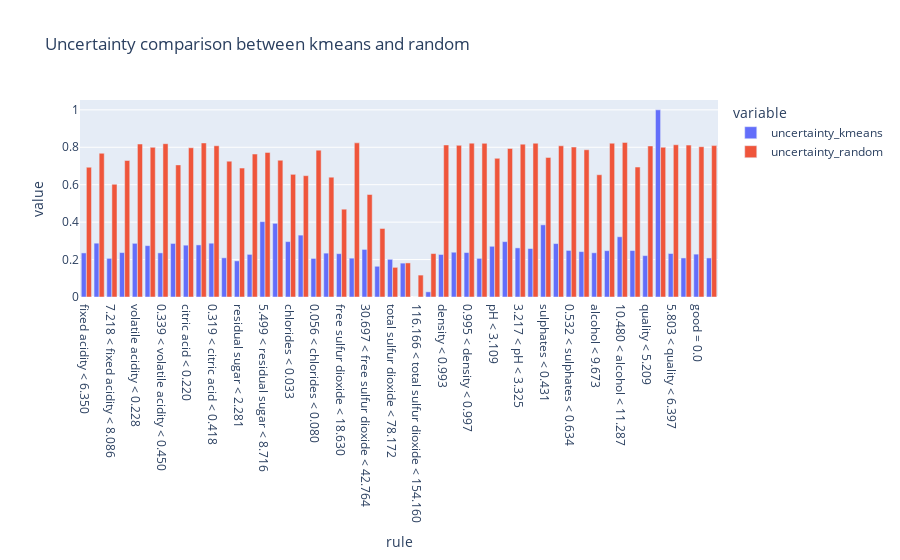

Notebook source saved alongside this figure:
### Code cell
px.bar(merged, x='rule', y=['uncertainty_kmeans', 'uncertainty_random'], 
       title='Uncertainty comparison between kmeans and random', # put bars next to each other
         barmode='group')

### Figure 1 — Plotly figure (JSON) as saved in the notebook; plotly's stock layout.template omitted (floating-point values rounded to 4 significant figures)
{"data": [{"alignmentgroup": "True", "hovertemplate": "variable=uncertainty_kmeans<br>rule=%{x}<br>value=%{y}<extra></extra>", "legendgroup": "uncertainty_kmeans", "marker": {"color": "#636efa", "pattern": {"shape": ""}}, "name": "uncertainty_kmeans", "offsetgroup": "uncertainty_kmeans", "orientation": "v", "showlegend": true, "textposition": "auto", "type": "bar", "x": ["fixed acidity < 6.350", "6.350 < fixed acidity < 7.218", "7.218 < fixed acidity < 8.086", "fixed acidity > 8.086", "volatile acidity < 0.228", "0.228 < volatile acidity < 0.339", "0.339 < volatile acidity < 0.450", "volatile acidity > 0.450", "citric acid < 0.220", "0.220 < citric acid < 0.319", "0.319 < citric acid < 0.418", "citric acid > 0.418", "residual sugar < 2.281", "2.281 < residual sugar < 5.499", "5.499 < residual sugar < 8.716", "residual sugar > 8.716", "chlorides < 0.033", "0.033 < chlorides < 0.056", "0.056 < chlorides < 0.080", "chlorides > 0.080", "free sulfur dioxide < 18.630", "18.630 < free sulfur dioxide < 30.697", "30.697 < free sulfur dioxide < 42.764", "free sulfur dioxide > 42.764", "total sulfur dioxide < 78.172", "78.172 < total sulfur dioxide < 116.166", "116.166 < total sulfur dioxide < 154.160", "total sulfur dioxide > 154.160", "density < 0.993", "0.993 < density < 0.995", "0.995 < density < 0.997", "density > 0.997", "pH < 3.109", "3.109 < pH < 3.217", "3.217 < pH < 3.325", "pH > 3.325", "sulphates < 0.431", "0.431 < sulphates < 0.532", "0.532 < sulphates < 0.634", "sulphates > 0.634", "alcohol < 9.673", "9.673 < alcohol < 10.480", "10.480 < alcohol < 11.287", "alcohol > 11.287", "quality < 5.209", "5.209 < quality < 5.803", "5.803 < quality < 6.397", "quality > 6.397", "good = 0.0", "good = 1.0"], "xaxis": "x", "y": [0.2355, 0.2876, 0.2065, 0.2374, 0.2868, 0.2744, 0.2357, 0.2862, 0.2769, 0.2784, 0.2875, 0.2095, 0.1931, 0.2278, 0.4026, 0.3937, 0.296, 0.3307, 0.2061, 0.2344, 0.2316, 0.2076, 0.2543, 0.1641, 0.2013, 0.181, 0, 0.02756, 0.2272, 0.2393, 0.2375, 0.2065, 0.271, 0.2959, 0.2625, 0.2591, 0.3856, 0.2855, 0.2489, 0.2427, 0.2363, 0.2476, 0.3219, 0.2482, 0.2212, 1, 0.2325, 0.2087, 0.229, 0.2087], "yaxis": "y"}, {"alignmentgroup": "True", "hovertemplate": "variable=uncertainty_random<br>rule=%{x}<br>value=%{y}<extra></extra>", "legendgroup": "uncertainty_random", "marker": {"color": "#EF553B", "pattern": {"shape": ""}}, "name": "uncertainty_random", "offsetgroup": "uncertainty_random", "orientation": "v", "showlegend": true, "textposition": "auto", "type": "bar", "x": ["fixed acidity < 6.350", "6.350 < fixed acidity < 7.218", "7.218 < fixed acidity < 8.086", "fixed acidity > 8.086", "volatile acidity < 0.228", "0.228 < volatile acidity < 0.339", "0.339 < volatile acidity < 0.450", "volatile acidity > 0.450", "citric acid < 0.220", "0.220 < citric acid < 0.319", "0.319 < citric acid < 0.418", "citric acid > 0.418", "residual sugar < 2.281", "2.281 < residual sugar < 5.499", "5.499 < residual sugar < 8.716", "residual sugar > 8.716", "chlorides < 0.033", "0.033 < chlorides < 0.056", "0.056 < chlorides < 0.080", "chlorides > 0.080", "free sulfur dioxide < 18.630", "18.630 < free sulfur dioxide < 30.697", "30.697 < free sulfur dioxide < 42.764", "free sulfur dioxide > 42.764", "total sulfur dioxide < 78.172", "78.172 < total sulfur dioxide < 116.166", "116.166 < total sulfur dioxide < 154.160", "total sulfur dioxide > 154.160", "density < 0.993", "0.993 < density < 0.995", "0.995 < density < 0.997", "density > 0.997", "pH < 3.109", "3.109 < pH < 3.217", "3.217 < pH < 3.325", "pH > 3.325", "sulphates < 0.431", "0.431 < sulphates < 0.532", "0.532 < sulphates < 0.634", "sulphates > 0.634", "alcohol < 9.673", "9.673 < alcohol < 10.480", "10.480 < alcohol < 11.287", "alcohol > 11.287", "quality < 5.209", "5.209 < quality < 5.803", "5.803 < quality < 6.397", "quality > 6.397", "good = 0.0", "good = 1.0"], "xaxis": "x", "y": [0.6933, 0.768, 0.6023, 0.7294, 0.8174, 0.7996, 0.8192, 0.7059, 0.7974, 0.8231, 0.8083, 0.7258, 0.6888, 0.7639, 0.7726, 0.7308, 0.6555, 0.6482, 0.7847, 0.6401, 0.4692, 0.8237, 0.5477, 0.3661, 0.1584, 0.1821, 0.1171, 0.2321, 0.8125, 0.8104, 0.8222, 0.8209, 0.7409, 0.7938, 0.8169, 0.8217, 0.7459, 0.808, 0.8012, 0.7867, 0.6533, 0.8218, 0.8261, 0.6943, 0.8072, 0.8, 0.8135, 0.8116, 0.8032, 0.809], "yaxis": "y"}], "layout": {"barmode": "group", "legend": {"title": {"text": "variable"}, "tracegroupgap": 0}, "title": {"text": "Uncertainty comparison between kmeans and random"}, "xaxis": {"anchor": "y", "domain": [0, 1], "title": {"text": "rule"}}, "yaxis": {"anchor": "x", "domain": [0, 1], "title": {"text": "value"}}}}
